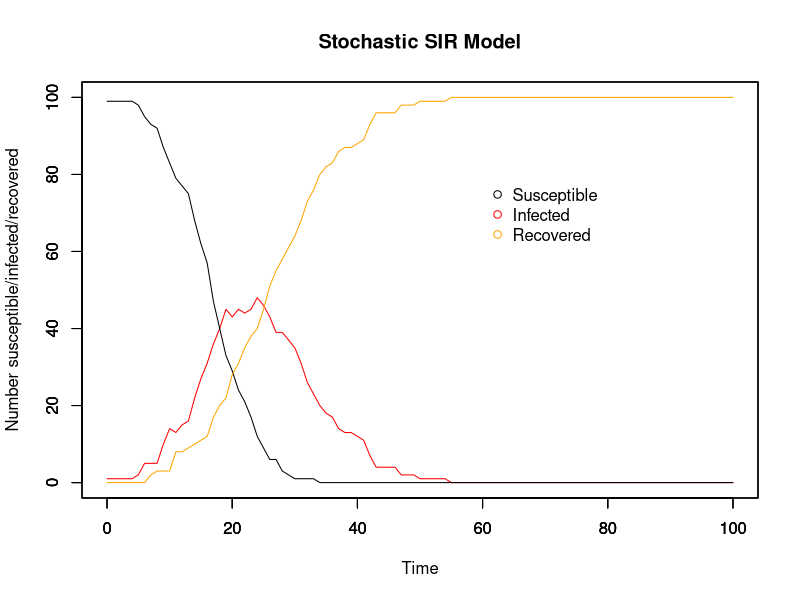
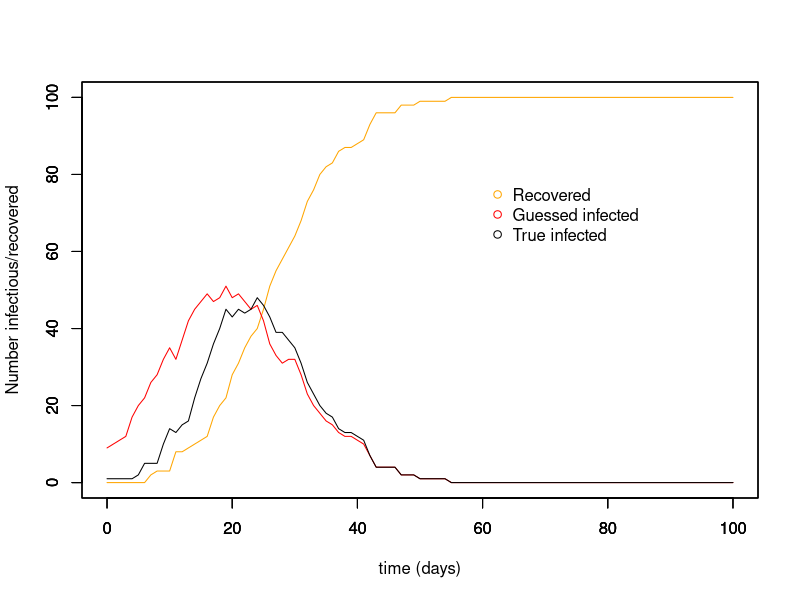
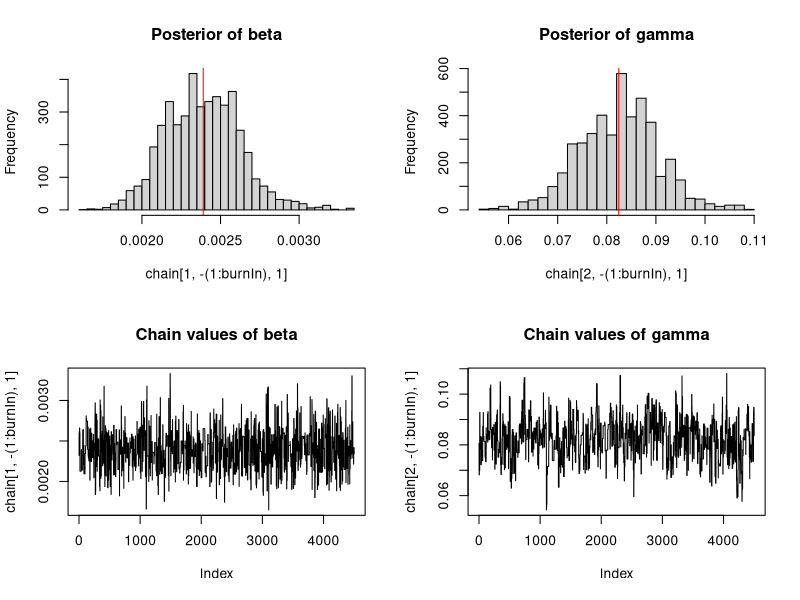
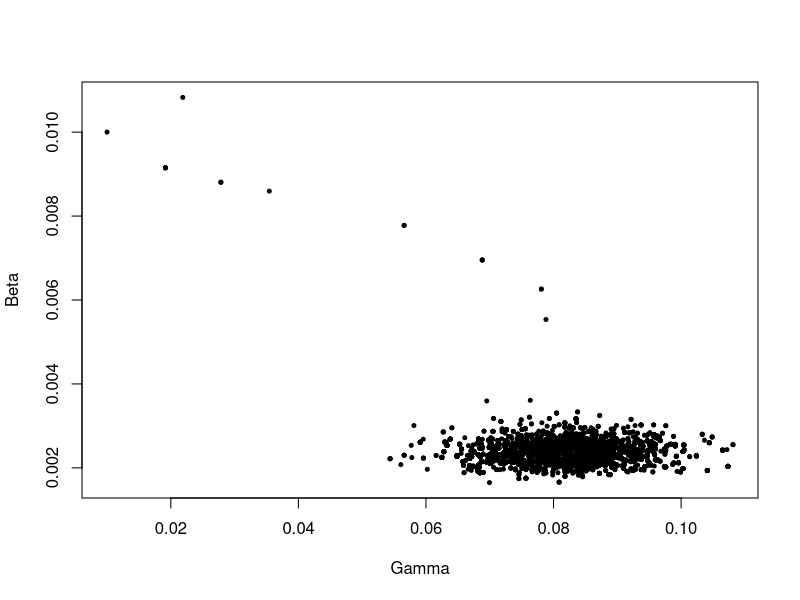
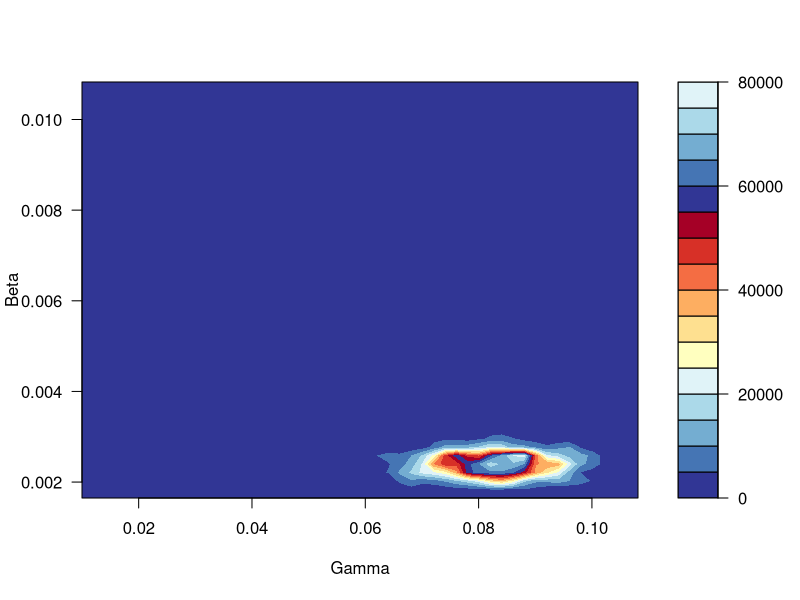
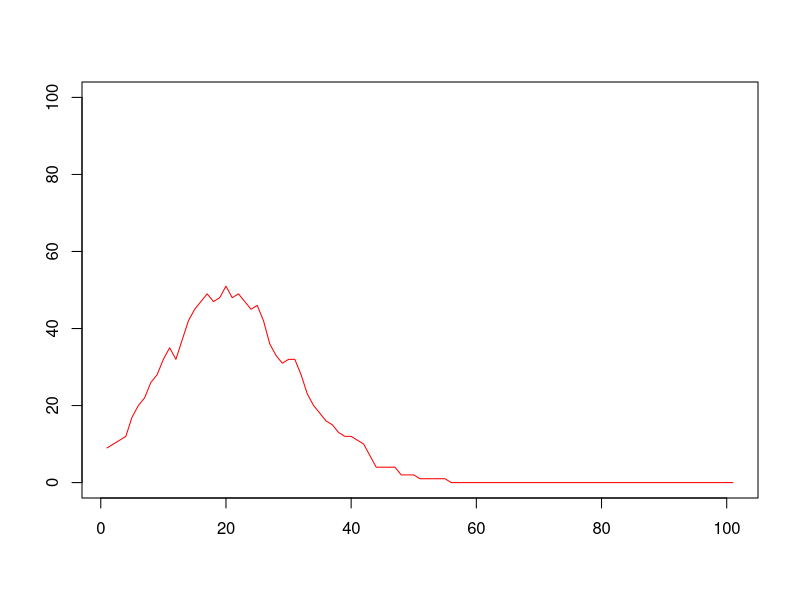

The R script that drew these images, in order: (Note: this script raises an error after producing the figures.)
# MCMC estimating stochastic processes
# 3 unknonws: beta, gamma, and the time of infection for each individual
# 17/11/17

##########################
## Input values for SIR ##
##########################

# Time
timestep <- 1
times <- seq(0, 100, by = timestep)

# Initial population: N-1 susceptible, 1 infectious, 0 recovered
init.values = c(
  S = 100-1,
  I = 1,
  R = 0
)
N = sum(init.values)

# Beta & gammma
beta <- 5e-3
gamma <- 8e-2
1/gamma

###############
## The model ##
###############

# Array for holding collective disease status information for whole period of time
data <- array(0, dim =c(length(times), length(init.values)+3))
data[,1] <- times # make first column the timesteps to make plotting easier later on

#set.seed(22) # other good ones: 7, 14, 22, 30

# For loops for calculating the numbers susceptible, infected, and recovered at each timepoint
for (time in times){
  if (time == 0){ # Set up the number of S/I/R at time 0
    data[1,2] <- init.values["S"] # number of susceptibles at time 0
    data[1,3] <- init.values["I"] # number of infecteds at time 0
    data[1,4] <- init.values["R"] # number of recovereds at time 0
    data[1,5] <- init.values["I"] # number newly infected at time 0
    data[1,6] <- init.values["R"] # number newly recovered at time 0
    
  } else{
    whole_time <- 1/timestep * time # makes time into the whole number that it corresponds to in the array
    #inf <- rbinom(1, size = data[whole_time,2], prob = foi_t) # number who become infected in this timestep
    #rec <- rbinom(1, size = data[whole_time,3], prob = r_t)# number who become recovered in this timestep
    
    inf <- rbinom(1, size = data[whole_time,2], (1-(exp(-beta*data[whole_time,3]*timestep)))) # number who become infected in this timestep
    rec <- rbinom(1, size = data[whole_time,3], (1-(exp(-gamma*timestep)))) # number who become recovered in this timestep
    
    data[whole_time+1,2] <- data[whole_time,2] - inf # number of susceptibles at other times
    
    data[whole_time+1,3] <- data[whole_time,3]  + inf - rec # number of infecteds at other times
    
    data[whole_time+1,4] <- data[whole_time,4] + rec # number of recovereds at other times
    
    data[whole_time+1,5] <- data[whole_time+1,3] - data[whole_time,3] + data[whole_time+1,4] - data[whole_time,4] # number of newly infected
    
    data[whole_time+1,6] <- data[whole_time+1,4] - data[whole_time,4] # number of newly recovered
  }
}

###############
## SIR plots ##
###############

run_stoch <- data.frame(data) # make array into a dataframe
colnames(run_stoch) <- c("time","S", "I", "R", "new_I", "new_R")

par(mfrow = c(1,1))

# Plot for SIR model
plot(x = run_stoch$time, y = run_stoch$I, type = "line", col = "red", ylim = c(0,N),
     xlab = "Time", ylab = "Number susceptible/infected/recovered", main = "Stochastic SIR Model")
par(new=T)
plot(x = run_stoch$time, y = run_stoch$S, type = "line", ylim = c(0,N), ylab = "", xlab = "") # add susceptible line
par(new=T)
plot(x = run_stoch$time, y = run_stoch$R, type = "line", col = "orange", ylim = c(0,N), ylab = "", xlab = "") # recovered

# Add legend
legend(60, 0.8*N, c("Susceptible", "Infected", "Recovered"), pch = 1, col = c("black", "red", "orange"), bty = "n")

#################
## Guess new_I ##
#################

inf_period <- ceiling(1/gamma) # mean infectious period calculated from gamma

for (i in 1:nrow(run_stoch)){
run_stoch$guess_new_I[i] <- run_stoch$new_R[i+(inf_period/timestep)] # guess newly infected, translates days into no. of timesteps
run_stoch$guess_I[i] <- run_stoch$R[i+(inf_period/timestep)] - run_stoch$R[i]
run_stoch$guess_S[i] <- N - (run_stoch$R[i] + run_stoch$guess_I[i])
}
run_stoch[is.na(run_stoch)] <- 0

plot(run_stoch$time, run_stoch$R, ylim = c(0,N), type = "line", col = "orange", xlab = "time (days)", ylab = "Number infectious/recovered")
par(new=T)
plot(run_stoch$time, run_stoch$guess_I, ylim = c(0,N), type = "line", col = "red", xlab = " ", ylab = " ")
par(new=T)
plot(x = run_stoch$time, y = run_stoch$I, type = "line", col = "black", ylim = c(0,N), xlab = " ", ylab = " ")
legend(60, 0.8*N, c("Recovered", "Guessed infected", "True infected"), pch = 1, col = c("orange", "red", "black"), bty = "n")

##################################
## Likelihood, prior, posterior ##
##################################

# Likelihood distribution for beta and gamma
likelihood <- function(param){
  dim(param)
  beta = as.numeric(param[1,1])
  gamma = as.numeric(param[2,1])
  I = as.numeric(param[,2])
  new_I = as.numeric(param[,3])
  
  total = array(0, dim = (c(nrow(run_stoch))))
  
  for (i in 1:nrow(run_stoch)){
    betalikelihood = dbinom(new_I[i+1], (N - I[i] - run_stoch$R[i]), (1-(exp(-beta*I[i]*timestep))), log = T)
    gammalikelihood = dbinom(run_stoch$new_R[i+1], I[i], (1-(exp(-gamma*timestep))), log = T)
    total[i] = betalikelihood + gammalikelihood
    # print(betalikelihood)
    # print(gammalikelihood)
  }
  #print(sum(total, na.rm = T))
  return(sum(total, na.rm = T))
}

# Prior distribution
prior <- function(param){
  beta = as.numeric(param[1,1])
  gamma = as.numeric(param[2,1])
  
  betaprior = dunif(beta, min = 0, max = 100, log = T)
  gammaprior = dunif(gamma, min = 0, max = 100, log = T)
  return(betaprior + gammaprior)
}

# Posterior distribution for beta and gamma
posterior <- function(param){
  return (likelihood(param) + prior(param))
}

# Proposal function for infectious
inf_proposalfunction <- function(param){
  changed_I <- sample(length(times), 2)
  inf_list <- c(-1, 1) # used for choosing -1 or +1 randomly
  inf <- sample(inf_list, 1) # will the change at that timepoint be + or - 1 I
  
  #param[,] = chain[,i,]
  param[changed_I[1],2] = param[changed_I[1], 2] + inf
  param[changed_I[1],3] = param[changed_I[1], 3] + inf
  param[changed_I[2],2] = param[changed_I[2], 2] - inf # take away infected at previous timestep so altogether infected stay the same
  param[changed_I[2],3] = param[changed_I[2], 3] - inf
  
  return(param)
}

# Proposal function for beta and gamma
proposalfunction <- function(param){
  param[1,1] = rnorm(1, mean = param[1,1], sd = 0.001 ) # beta proposal
  param[2,1] = rnorm(1, mean = param[2,1], sd = 0.01) # gamma proposal
  return(param)
  }

##########
## MCMC ##
##########

run_metropolis_MCMC <- function(startvalue, iterations){
  chain = array(dim = c(nrow(startvalue), iterations+1, ncol(startvalue))) # Array for storing chain data

  chain[1,1,1] = startvalue[1,1] # beta
  chain[2,1,1] = startvalue[2,1] # gamma
  chain[,1,2] = startvalue[,2] # all infectious
  chain[,1,3] = startvalue[,3] # newly infectious
  
  for (i in 1:iterations){
    
    # Infectious
    inter_chain = chain[,i,] # intermediate chain for this iteration
    
    inf_proposal = inf_proposalfunction(inter_chain)
    
    if(min(inf_proposal[,2]) < 0 | min(inf_proposal[,3]) < 0){
      chain[,i+1,] = chain[,i,]
        
    } else{ 
      inf_probab = posterior(inf_proposal) - posterior(chain[,i,])
      if (log(runif(1)) < inf_probab){
      chain[,i+1,] = inf_proposal
      }else{
      chain[,i+1,] = chain[,i,]
      }
    }
    
    # Beta and gamma
    proposal = proposalfunction(chain[,i,]) # beta proposal and gamma proposal
    
    if (proposal[1,1] < 0.0 & proposal[2,1] < 0.0 ){
      chain[1:2,i+1,1] = chain[1:2,i,1]
      
    } else if (proposal[1,1] < 0.0 & proposal[2,1] >= 0.0){
      proposal[1,1] = chain[1,i,1]
      probab = posterior(proposal) - posterior(chain[,i,])
      #print(probab)
      if (log(runif(1)) < probab){
        chain[,i+1,] = proposal
      }else{
        chain[,i+1,] = chain[,i,]
      }
      
    } else if (proposal[1,1] >= 0.0 & proposal[2,1] < 0.0){
      proposal[2,1] = chain[2,i,1]
      probab = posterior(proposal) - posterior(chain[,i,])
      #print(probab)
      if (log(runif(1)) < probab){
        chain[,i+1,] = proposal
      }else{
        chain[,i+1,] = chain[,i,]
      }
      
    } else{
      probab = posterior(proposal) - posterior(chain[,i,])
      #print(probab)
      if (log(runif(1)) < probab){
        chain[,i+1,] = proposal
      }else{
        chain[,i+1,] = chain[,i,]
      }
    }
  }
  return(chain)
}

# Where to start the chain for beta, gamma, and I
startvalue <- array(dim = c(length(times), 3))
startvalue[1,1] <- 0.01 # beta guess
startvalue[2,1] <- 0.01 # gamma guess
startvalue[,2] <- run_stoch$guess_I # I guess
startvalue[,3] <- run_stoch$guess_new_I # new I guess

# Number of runs
iterations = 5000

# Run the MCMC
#set.seed(4)
chain <- run_metropolis_MCMC(startvalue, iterations)

# The beginning of the chain is biased towards the starting point, so take them out
# normally burnin is 10%-50% of the runs
burnIn = 0.1*iterations
acceptance <- 1-mean(duplicated(chain[,-(1:burnIn),]))

################
## MCMC Plots ##
################

par(mfrow = c(2,2))

hist(chain[1,-(1:burnIn),1],nclass=30, main="Posterior of beta")
abline(v = mean(chain[1,-(1:burnIn),1]), col = "red")

hist(chain[2, -(1:burnIn),1],nclass=30, main="Posterior of gamma")
abline(v = mean(chain[2,-(1:burnIn),1]), col = "red")

plot(chain[1, -(1:burnIn),1], type = "l", main = "Chain values of beta")

plot(chain[2, -(1:burnIn),1], type = "l", main = "Chain values of gamma")

# Plot beta vs. gamma
par(mfrow = c(1,1))
library(RColorBrewer)
library(MASS)

plot(x = chain[2,,1], y = chain[1,,1], xlab = "Gamma", ylab = "Beta", pch = 20, cex = 0.8)
# abline(lm(chain[,1]~chain[,2]), col="red") # regression line

k <- 11
my.cols <- rev(brewer.pal(k, "RdYlBu"))
z <- kde2d(chain[2,,1], chain[1,,1], n=50)
filled.contour(z, nlevels=k, col=my.cols, xlab = "Gamma", ylab = "Beta")

# plot(run_stoch$time, run_stoch$R, ylim = c(0, N), type = "line", col = "orange", xlab = "time (days)", ylab = "Number infectious/recovered")
# par(new=T)
# plot(chain[,1,2], ylim = c(0, N), type = "line", col = "red", xlab = " ", ylab = " ")
# par(new=T)
# plot(x = run_stoch$time, y = run_stoch$I, ylim = c(0, N), type = "line", col = "black", xlab = " ", ylab = " ")
# legend(60, 0.8*N, c("Recovered", "Guessed infected", "True infected"), pch = 1, col = c("orange", "red", "black"), bty = "n")
 
plot(chain[,1,2], ylim = c(0, N), type = "line", col = "red", xlab = " ", ylab = " ")
par(new=T)
plot(chain[,5,2], ylim = c(0, N), col = "green", lty = "2", xlab = " ", ylab = " ")
par(new=T)
plot(x = run_stoch$time, y = run_stoch$I, ylim = c(0, N), type = "line", col = "black", xlab = " ", ylab = " ")
legend(60, 0.8*N, c("Recovered", "Guessed infected", "True infected"), pch = 1, col = c("orange", "red", "black"), bty = "n")
########################################################################################################################

########################################################################################################################

# numbers <- array(dim = c(3,3,3))
# numbers[1,,] <- 1:3
# numbers[2,,] <- -1:1
# numbers[3,,] <- 4:6
# 
# min(numbers[1,,])
